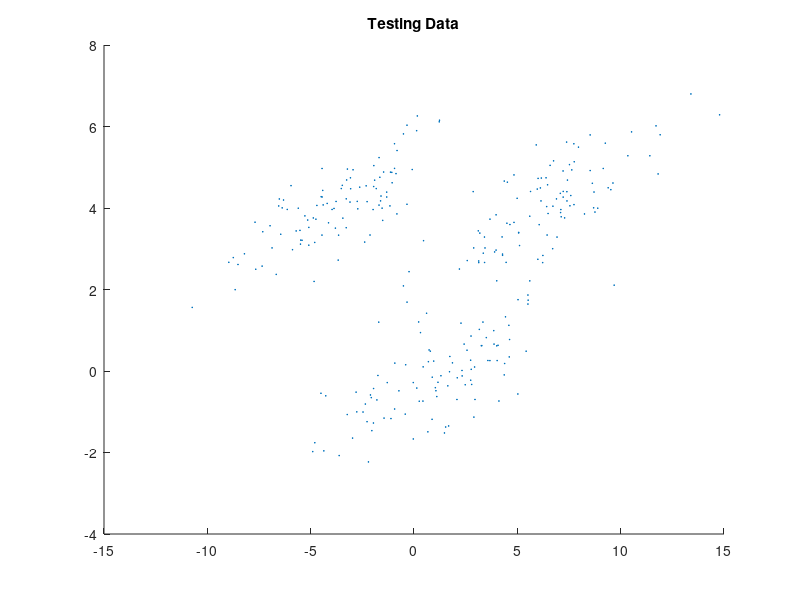

Reproduce this figure in MATLAB.
mu1 = [1.5 0];
mu2 = [6 4];
mu3 = [-4 4];

sigma1 = [7 2; 2 1];
sigma2 = [7 2; 2 1];
sigma3 = [7 2; 2 1];

n1 = 100;
n2 = 100;
n3 = 100;

dist1 = mvnrnd(mu1,sigma1,n1);
title1 = "Covariance for Distribution 1";
title12 = "Mean Vector for Distribution 1";
dist1Cov = cov(dist1);
dist1Mean = mean(dist1);
disp(title1);
disp(dist1Cov);
disp(title12);
disp(dist1Mean);

dist2 = mvnrnd(mu2,sigma2,n2);
title2 = "Covariance for Distribution 2";
title22 = "Mean Vector for Distribution 2";
dist2Cov = cov(dist2);
dist2Mean = mean(dist2);
disp(title2);
disp(dist2Cov);
disp(title22);
disp(dist2Mean);


dist3 = mvnrnd(mu3,sigma3,n3);
title3 = "Covariance for Distribution 3";
title32 = "Mean Vector for Distribution 3";
dist3Cov = cov(dist3);
dist3Mean = mean(dist3);
disp(title3);
disp(dist3Cov);
disp(title32);
disp(dist3Mean);

X = [dist1; dist2; dist3];

figure;
scatter(X(:,1),X(:,2),1,'+');
title("Testing Data");
